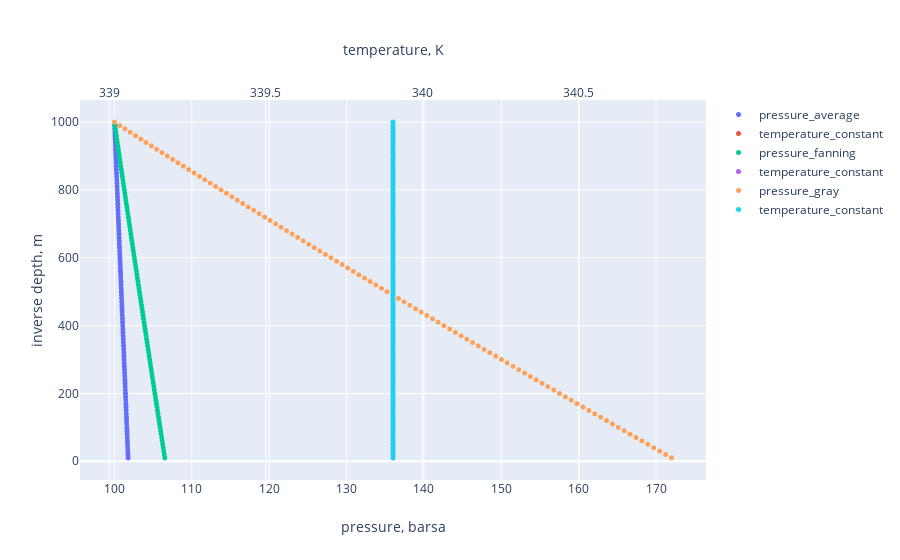

Notebook code for this chart:
### Code cell
fig = go.Figure()

profile = well.compute_pressure_profile(method_pressure='average', method_temperature='constant')

trace1 = go.Scattergl(x = profile['pressure'],
                      y = profile['coordinate'], 
                      mode = 'markers',
                      marker = dict(size = 5),
                      name = 'pressure_average',
                      xaxis = 'x1')

trace2 = go.Scattergl(x = profile['temperature'],
                      y = profile['coordinate'], 
                      mode = 'markers',
                      marker = dict(size = 5),
                      name = 'temperature_constant',
                      xaxis = 'x2')

profile = well.compute_pressure_profile(method_pressure='fanning', method_temperature='constant')

trace3 = go.Scattergl(x = profile['pressure'],
                      y = profile['coordinate'], 
                      mode = 'markers',
                      marker = dict(size = 5),
                      name = 'pressure_fanning',
                      xaxis = 'x1')

trace4 = go.Scattergl(x = profile['temperature'],
                      y = profile['coordinate'], 
                      mode = 'markers',
                      marker = dict(size = 5),
                      name = 'temperature_constant',
                      xaxis = 'x2')

profile = well.compute_pressure_profile(method_pressure='gray', method_temperature='constant')

trace5 = go.Scattergl(x = profile['pressure'],
                      y = profile['coordinate'], 
                      mode = 'markers',
                      marker = dict(size = 5),
                      name = 'pressure_gray',
                      xaxis = 'x1')

trace6 = go.Scattergl(x = profile['temperature'],
                      y = profile['coordinate'], 
                      mode = 'markers',
                      marker = dict(size = 5),
                      name = 'temperature_constant',
                      xaxis = 'x2')

fig.add_trace(trace1)
fig.add_trace(trace2)
fig.add_trace(trace3)
fig.add_trace(trace4)
fig.add_trace(trace5)
fig.add_trace(trace6)

fig.update_layout(xaxis1 = dict(title = dict(text = 'pressure, barsa'),
                                side = 'bottom'),
                  xaxis2 = dict(title = dict(text = 'temperature, K'),
                                overlaying = 'x',
                                side = 'top'),
                  yaxis = dict(title = dict(text = 'inverse depth, m')))

fig.show()
